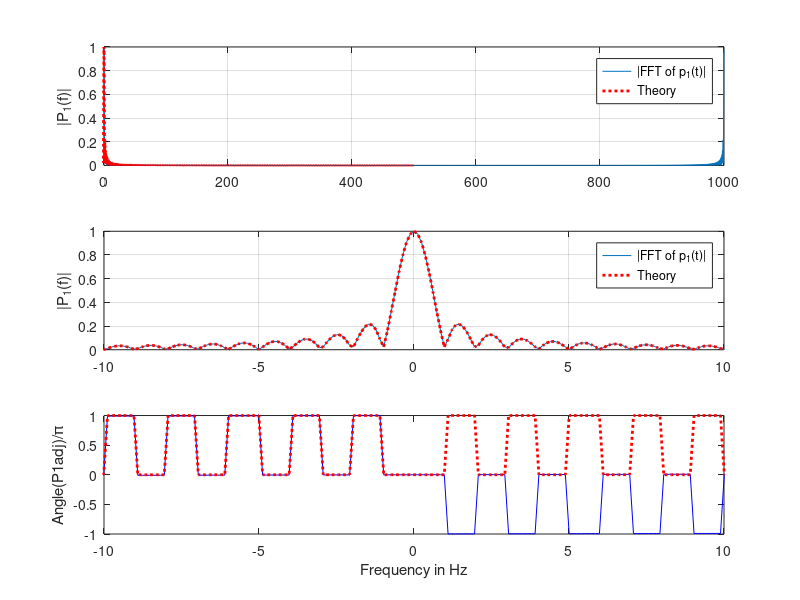

The MATLAB source for this figure:
% FFT_Example.m
%  EFCL  11/23/2016

pulse = @(t,T) (t>=0)-(t>=T);
 
fsa=1000;
dt=1/fsa;
t=[-4096:4095]*dt; % an array with 2^M points, but starting at M=-4096
NFFT = length(t);
trecord = NFFT*dt; % total measurement time
fresolution = 1/trecord; % the resolution is 1/(measurement time)
df = fresolution; %...which is also the frequency resolution

tau = 1;
p1 = pulse(t+tau/2,tau); % a centered pulse

funshifted=[0:NFFT-1]*df; % FFTs go from 0 to (N-1)df
f = [-NFFT/2: NFFT/2-1]*df;  % centered version
 
P1 = fft(p1)*dt; % multiply by dt to scale to be an integral

figure(1);
subplot(3,1,1);
theory_p1 = tau*sinc(f*tau);
plot(funshifted,abs(P1),f,abs(theory_p1),'r:','LineWidth',2);
ylabel('|P_1(f)|');
xlim([0 fsa]);
legend('|FFT of p_1(t)|','Theory');
grid on;

subplot(3,1,2);
P1 = fftshift(P1); % use fftshift to reorder
plot(f,abs(P1),f,abs(theory_p1),'r:','LineWidth',2); % use the shifted version
ylabel('|P_1(f)|');
xlim([-10 10]);
legend('|FFT of p_1(t)|','Theory');
grid on;

subplot(3,1,3);
% remove erroneous phase shift due to first sample not at t=0
P1adj = exp(1j*2*pi*min(t)*f).*P1;

plot(f,angle(P1adj)/pi,'b',f,angle(theory_p1)/pi,'r:','LineWidth',2);
xlim([-10, 10]);
ylabel('Angle(P1adj)/\pi');
xlabel('Frequency in Hz');

